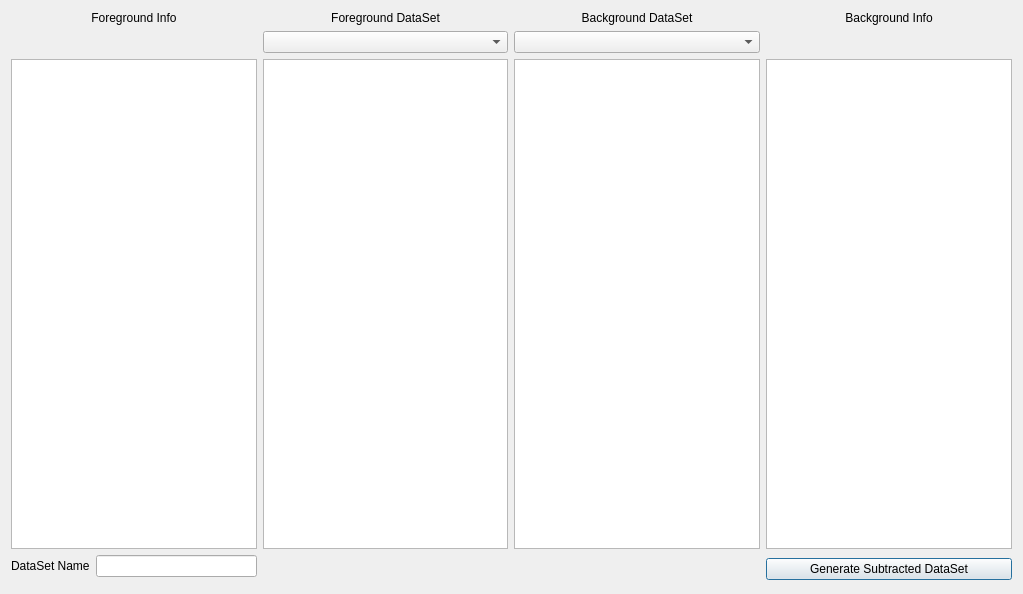
<?xml version="1.0" encoding="UTF-8"?>
<ui version="4.0">
 <class>Dialog</class>
 <widget class="QDialog" name="Dialog">
  <property name="geometry">
   <rect>
    <x>0</x>
    <y>0</y>
    <width>1023</width>
    <height>594</height>
   </rect>
  </property>
  <property name="windowTitle">
   <string>Subtraction</string>
  </property>
  <layout class="QVBoxLayout" name="verticalLayout">
   <item>
    <layout class="QGridLayout" name="gridLayout">
     <item row="0" column="1">
      <widget class="QLabel" name="label_2">
       <property name="text">
        <string>Foreground DataSet</string>
       </property>
       <property name="alignment">
        <set>Qt::AlignCenter</set>
       </property>
      </widget>
     </item>
     <item row="2" column="2">
      <widget class="QListView" name="Subtraction_filenames_background_listView">
       <property name="editTriggers">
        <set>QAbstractItemView::DoubleClicked|QAbstractItemView::EditKeyPressed</set>
       </property>
       <property name="alternatingRowColors">
        <bool>true</bool>
       </property>
       <property name="selectionMode">
        <enum>QAbstractItemView::ExtendedSelection</enum>
       </property>
      </widget>
     </item>
     <item row="1" column="1">
      <widget class="QComboBox" name="Subtraction_dataSet_foreground_comboBox"/>
     </item>
     <item row="2" column="0">
      <widget class="QListView" name="Subtraction_fileAttributs_foreground_listView">
       <property name="sizePolicy">
        <sizepolicy hsizetype="Preferred" vsizetype="Expanding">
         <horstretch>0</horstretch>
         <verstretch>0</verstretch>
        </sizepolicy>
       </property>
       <property name="sizeAdjustPolicy">
        <enum>QAbstractScrollArea::AdjustIgnored</enum>
       </property>
       <property name="editTriggers">
        <set>QAbstractItemView::NoEditTriggers</set>
       </property>
       <property name="dragEnabled">
        <bool>false</bool>
       </property>
       <property name="dragDropMode">
        <enum>QAbstractItemView::DropOnly</enum>
       </property>
       <property name="defaultDropAction">
        <enum>Qt::IgnoreAction</enum>
       </property>
       <property name="alternatingRowColors">
        <bool>true</bool>
       </property>
       <property name="selectionMode">
        <enum>QAbstractItemView::NoSelection</enum>
       </property>
       <property name="selectionBehavior">
        <enum>QAbstractItemView::SelectItems</enum>
       </property>
       <property name="movement">
        <enum>QListView::Static</enum>
       </property>
      </widget>
     </item>
     <item row="0" column="0">
      <widget class="QLabel" name="label">
       <property name="text">
        <string>Foreground Info</string>
       </property>
       <property name="alignment">
        <set>Qt::AlignCenter</set>
       </property>
      </widget>
     </item>
     <item row="1" column="2">
      <widget class="QComboBox" name="Subtraction_dataSet_background_comboBox"/>
     </item>
     <item row="0" column="2">
      <widget class="QLabel" name="label_3">
       <property name="text">
        <string>Background DataSet</string>
       </property>
       <property name="alignment">
        <set>Qt::AlignCenter</set>
       </property>
      </widget>
     </item>
     <item row="2" column="1">
      <widget class="QListView" name="Subtraction_filenames_foreground_listView">
       <property name="editTriggers">
        <set>QAbstractItemView::DoubleClicked|QAbstractItemView::EditKeyPressed</set>
       </property>
       <property name="alternatingRowColors">
        <bool>true</bool>
       </property>
       <property name="selectionMode">
        <enum>QAbstractItemView::ExtendedSelection</enum>
       </property>
      </widget>
     </item>
     <item row="2" column="3">
      <widget class="QListView" name="Subtraction_fileAttributs_background_listView">
       <property name="sizePolicy">
        <sizepolicy hsizetype="Preferred" vsizetype="Expanding">
         <horstretch>0</horstretch>
         <verstretch>0</verstretch>
        </sizepolicy>
       </property>
       <property name="sizeAdjustPolicy">
        <enum>QAbstractScrollArea::AdjustIgnored</enum>
       </property>
       <property name="editTriggers">
        <set>QAbstractItemView::NoEditTriggers</set>
       </property>
       <property name="dragEnabled">
        <bool>false</bool>
       </property>
       <property name="dragDropMode">
        <enum>QAbstractItemView::DropOnly</enum>
       </property>
       <property name="defaultDropAction">
        <enum>Qt::IgnoreAction</enum>
       </property>
       <property name="alternatingRowColors">
        <bool>true</bool>
       </property>
       <property name="selectionMode">
        <enum>QAbstractItemView::NoSelection</enum>
       </property>
       <property name="selectionBehavior">
        <enum>QAbstractItemView::SelectItems</enum>
       </property>
       <property name="movement">
        <enum>QListView::Static</enum>
       </property>
      </widget>
     </item>
     <item row="0" column="3">
      <widget class="QLabel" name="label_4">
       <property name="text">
        <string>Background Info</string>
       </property>
       <property name="alignment">
        <set>Qt::AlignCenter</set>
       </property>
      </widget>
     </item>
     <item row="3" column="0">
      <layout class="QHBoxLayout" name="horizontalLayout">
       <property name="sizeConstraint">
        <enum>QLayout::SetDefaultConstraint</enum>
       </property>
       <property name="bottomMargin">
        <number>6</number>
       </property>
       <item>
        <widget class="QLabel" name="label_5">
         <property name="text">
          <string>DataSet Name</string>
         </property>
        </widget>
       </item>
       <item>
        <widget class="QLineEdit" name="Subtraction_dataSet_name_lineEdit"/>
       </item>
      </layout>
     </item>
     <item row="3" column="3">
      <widget class="QPushButton" name="Subtraction_generateSubtraction_button">
       <property name="text">
        <string>Generate Subtracted DataSet</string>
       </property>
      </widget>
     </item>
    </layout>
   </item>
  </layout>
 </widget>
 <resources/>
 <connections/>
</ui>
